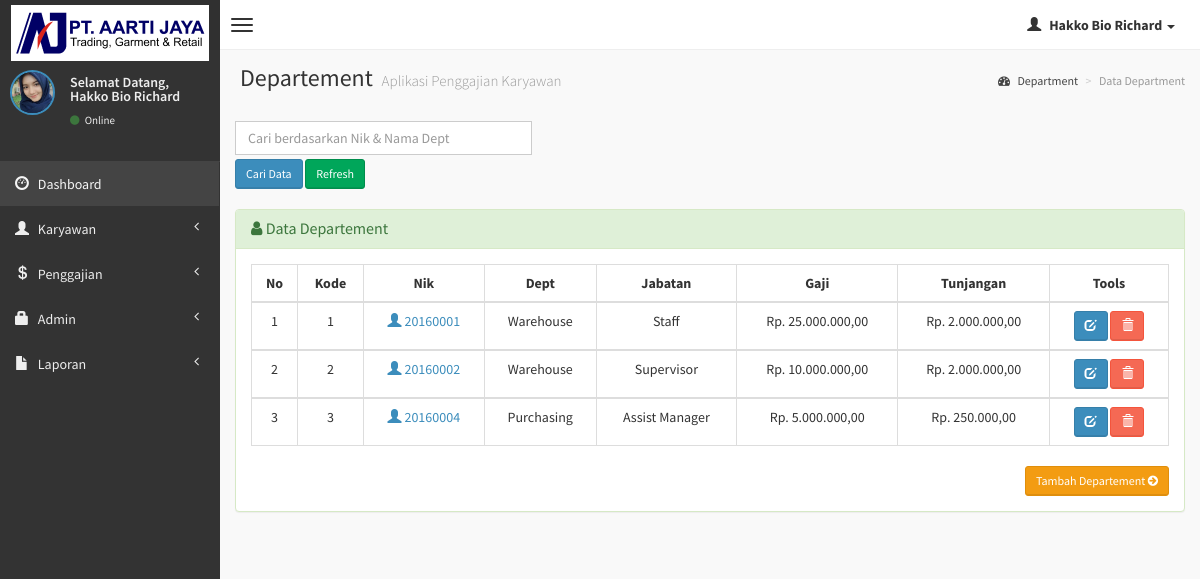
/admin/department.php (signed in), run on the app's committed database.
### tables this page shows
CREATE TABLE `departemen` (
  `kd_dept` int(10) NOT NULL,
  `nik` varchar(10) NOT NULL,
  `departemen` varchar(20) NOT NULL,
  `jabatan` varchar(15) NOT NULL,
  `gaji_pokok` int(10) NOT NULL,
  `tunjangan` int(10) NOT NULL
);

### admin/department.php (the view, shortened to what this page needs)
<?php
if (empty($_SESSION['username'])){
	header('location:../index.php');
} else {
?>
<!DOCTYPE html>
<html>
    <head>
        <link href="../dist/css/bootstrap.css" rel="stylesheet" type="text/css" />
        <link href="//cdnjs.cloudflare.com/ajax/libs/font-awesome/4.1.0/css/font-awesome.min.css" rel="stylesheet" type="text/css" />
        <link href="//code.ionicframework.com/ionicons/1.5.2/css/ionicons.min.css" rel="stylesheet" type="text/css" />
        <link href="../css/morris/morris.css" rel="stylesheet" type="text/css" />
        <link href="../css/jvectormap/jquery-jvectormap-1.2.2.css" rel="stylesheet" type="text/css" />
        <link href="../css/datepicker/datepicker3.css" rel="stylesheet" type="text/css" />
        <link href="../css/daterangepicker/daterangepicker-bs3.css" rel="stylesheet" type="text/css" />
        <link href="../css/bootstrap-wysihtml5/bootstrap3-wysihtml5.min.css" rel="stylesheet" type="text/css" />
        <link href="../css/AdminLTE.css" rel="stylesheet" type="text/css" />
        <link rel="stylesheet" href="datatables/dataTables.bootstrap.css"/>
    </head>
    <body class="skin-black">
                                <?php
                                 include "header.php";
?>
<?php } ?>
                        </li>
                    </ul>
                </div>
            </nav>
        </header>
        <div class="wrapper row-offcanvas row-offcanvas-left">
            <?php include "sidebar.php"; ?>
            <aside class="right-side">
                <section class="content-header">
                    <h1>
                        Departement
                        <small>Aplikasi Penggajian Karyawan</small>
                    </h1>
                    <ol class="breadcrumb">
                        <li><a href="#"><i class="fa fa-dashboard"></i> Department</a></li>
                        <li class="active">Data Department</li>
                    </ol>
                </section>
                <section class="content">
                    <div class="row">
              <div class="col-lg-4">
              <form action='department.php' method="POST">
	       <input type='text' class="form-control" style="margin-bottom: 4px;" name='qcari' placeholder='Cari berdasarkan Nik & Nama Dept' required />
           <input type='submit' value='Cari Data' class="btn btn-sm btn-primary" /> <a href='department.php' class="btn btn-sm btn-success" >Refresh</i></a>
          	</div>
              </div>
                    <br />
                    <div class="row">
                        <div class="col-lg-12">
                    <div class="panel panel-success">
                        <div class="panel-heading">
                        <h3 class="panel-title"><i class="fa fa-user"></i> Data Departement </h3>
                        </div>
                        <div class="panel-body">
                    <?php
                    $query1="select * from departemen";
                    $tampil=mysqli_query($koneksi, $query1) or die(mysqli_error());
                    ?>
                  <table id="example" class="table table-hover table-bordered">
                  <thead>
                      <tr>
                        <th><center>No </center></th>
                        <th><center>Kode </center></th>
                        <th><center>Nik </i></center></th>
                        <th><center>Dept </center></th>
                        <th><center>Jabatan </center></th>
                        <th><center>Gaji </center></th>
                        <th><center>Tunjangan </center></th>
                        <th><center>Tools</center></th>
                      </tr>
                  </thead>
                     <?php
                     $no=0;
                     while($data=mysqli_fetch_array($tampil))
                    { $no++; ?>
                    <tbody>
                    <tr>
                    <td><center><?php echo $no; ?></center></td>
                    <td><center><?php echo $data['kd_dept'];?></center></td>
                    <td><center><a href="detail-karyawan.php?hal=edit&kd=<?php echo $data['nik'];?>"><span class="glyphicon glyphicon-user"></span> <?php echo $data['nik'];?></center></td>
                    <td><center><?php echo $data['departemen']; ?></center></td>
                    <td><center><?php echo $data['jabatan']; ?></center></td>
                    <td><center>Rp. <?php echo number_format($data['gaji_pokok'],2,",",".");?></center></td>
                    <td><center>Rp. <?php echo number_format($data['tunjangan'],2,",",".");?></center></td>
                    <td><center><div id="thanks"><a class="btn btn-sm btn-primary" data-placement="bottom" data-toggle="tooltip" title="Edit Departement" href="edit-departement.php?hal=edit&kd_dept=<?php echo $data['kd_dept'];?>"><span class="glyphicon glyphicon-edit"></span></a>
                    <a onclick="return confirm ('Yakin hapus <?php echo $data['nik'];?>.?');" class="btn btn-sm btn-danger tooltips" data-placement="bottom" data-toggle="tooltip" title="Hapus Departement" href="department.php?hal=hapus&kd=<?php echo $data['kd_dept'];?>"><span class="glyphicon glyphicon-trash"></a></center></td></tr></div>
                 <?php
              }
              ?>
                <div class="text-right">
                  <a href="input-departement.php" class="btn btn-sm btn-warning">Tambah Departement <i class="fa fa-arrow-circle-right"></i></a>
                </div>
              </div>
              </div>
    </body>
</html>

### data on the page
departemen: kd_dept "1", nik "20160001", departemen "Warehouse", jabatan "Staff", gaji_pokok "25.000.000,00", tunjangan "2.000.000,00"
departemen: kd_dept "2", nik "20160002", departemen "Warehouse", jabatan "Supervisor", gaji_pokok "10.000.000,00", tunjangan "2.000.000,00"
departemen: kd_dept "3", nik "20160004", departemen "Purchasing", jabatan "Assist Manager", gaji_pokok "5.000.000,00", tunjangan "250.000,00"

### other printed values
$_SESSION['fullname'] "Hakko Bio Richard"
